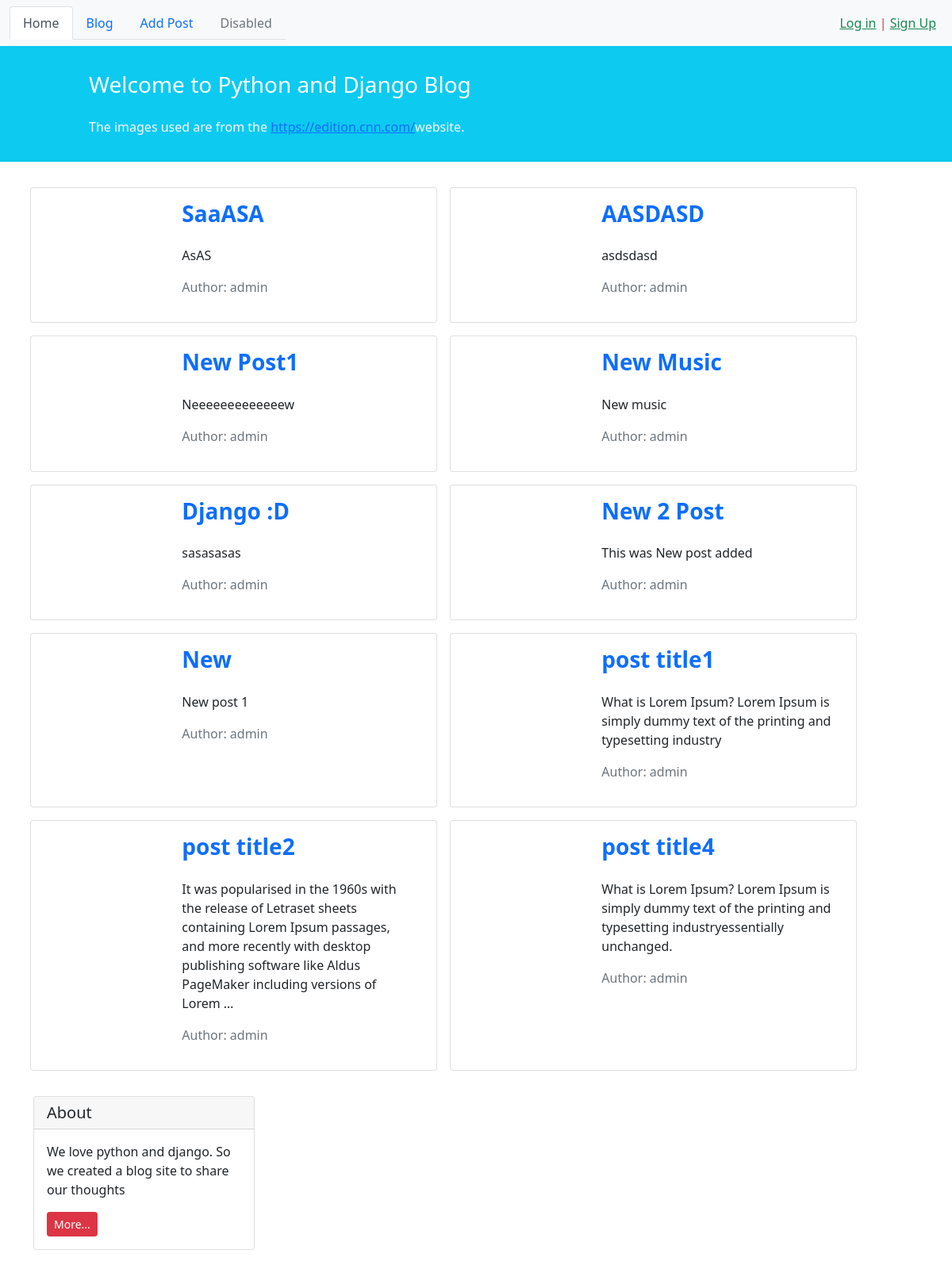
/, run on an earlier commit of the app's database.
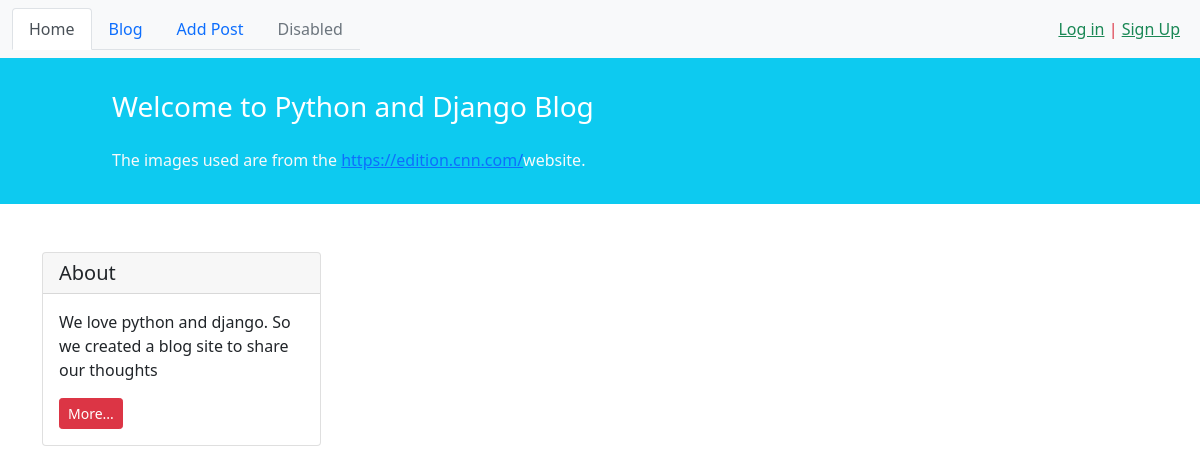
And on a later commit of the database.
### blog/models.py (models this page shows, shortened)
class post(models.Model):
    STATUS_CHOICES = (
        ('pub', 'Published'),
        ('drf', 'Draft'),
    )
    title = models.CharField(max_length=100)
    text = models.TextField()
    outher = models.ForeignKey('auth.User', on_delete=models.CASCADE)
    datetime_created = models.DateTimeField(auto_now_add=True)
    datetime_modified = models.DateTimeField(auto_now=True)
    status = models.CharField(choices=STATUS_CHOICES, max_length=3)
    image = models.ImageField(upload_to='blog/blog_cover', blank=True)
    def get_absolute_url(self):
        return reverse('post_detail', args=[self.id])

### blog/views.py (the view)
# urls.py: path('', views.PostListView.as_view(), name='posts_list'),
class PostListView(generic.ListView):
    template_name = 'blog/posts_list.html'
    context_object_name = 'posts_list'
    def get_queryset(self):
        return post.objects.filter(status='pub').order_by('-datetime_modified')

### blog/templates/blog/posts_list.html (shortened to what this page needs)
{% extends '_base.html' %}
{% block content %}
    <div class="container mt-4">
        <div class="row">
            {% for post in posts_list %}
                <div class="card m-2" style="max-width: 45%">
                    <div class="row g-0 h-100" dir="ltr">
                        <div class="col-md-4">
                        </div>
                        <div class="col-md-8 h-100">
                            <div class="d-flex flex-column justify-content-between h-100">
                                <div class="card-body">
                                    <a class="text-decoration-none" href="{{ post.get_absolute_url }}"><h3
                                            class="card-title"><strong>{{ post.title }}</strong></h3></a>
                                    <p class="card-text pt-3">{{ post.text|truncatewords:30 }}</p>
                                    <p class="text-muted">Author: {{ post.outher }}</p>
                                </div>
                            </div>
                        </div>
                    </div>
                </div>
            {% endfor %}
        </div>
        <div class="col-3">
            <div class="card my-4">
                <h5 class="card-header">About</h5>
                <div class="card-body">
                    <p class="card-text">We love python and django. So we created a blog site to share our
                        thoughts</p>
                    <a href="#"
                       class="btn btn-sm btn-danger">
                        More...
                    </a>
                </div>
            </div>
        </div>
    </div>
{% endblock content %}

What changed in the data, as far as the page shows it:
removed post: title "SaaASA", text "AsAS", outher "admin"
removed post: title "AASDASD", text "asdsdasd", outher "admin"
removed post: title "New Post1", text "Neeeeeeeeeeeeew", outher "admin"
removed post: title "New Music", text "New music", outher "admin"
removed post: title "Django :D", text "sasasasas", outher "admin"
removed post: title "New 2 Post", text "This was New post added", outher "admin"
removed post: title "New", text "New post 1", outher "admin"
removed post: title "post title1", text "What is Lorem Ipsum? Lorem Ipsum is simply dummy text of the printing and typesetting industry", outher "admin"
removed post: title "post title2", text "It was popularised in the 1960s with the release of Letraset sheets containing Lorem Ipsum passages, and more recently with desktop publishing software like Aldus PageMaker including versions of Lorem …", outher "admin"
removed post: title "post title4", text "What is Lorem Ipsum? Lorem Ipsum is simply dummy text of the printing and typesetting industryessentially unchanged.", outher "admin"
